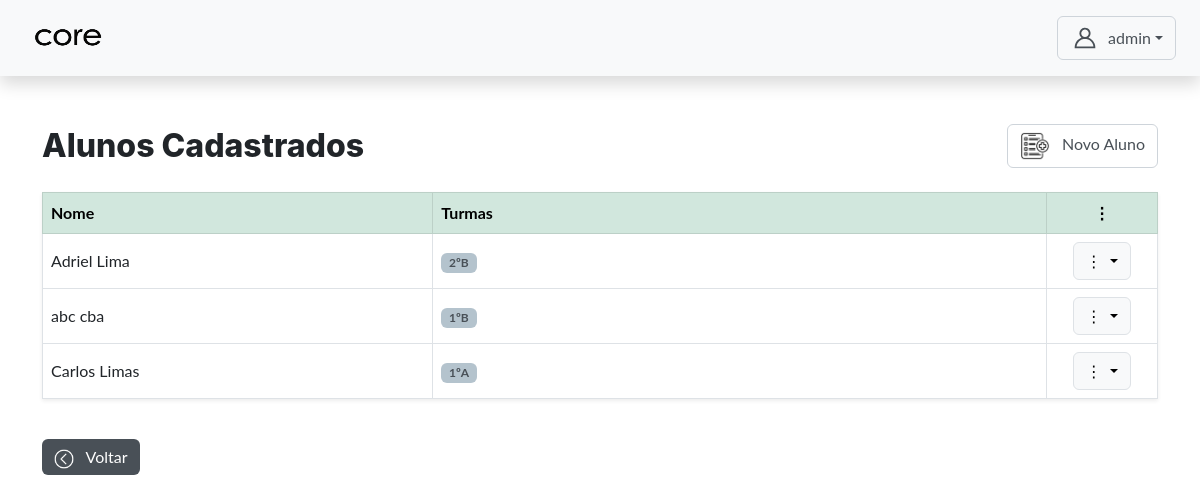
The app's page /autenticacao/admin/aluno_crud/alunos/ (signed in) with its own data.
### core/models.py (models this page shows, shortened)
class CustomUser(AbstractUser):
    TIPO_CHOICES = (
        ('admin', 'Admin'),
        ('professor', 'Professor'),
        ('aluno', 'Aluno'),
    )
    tipo = models.CharField(max_length=10, choices=TIPO_CHOICES, default='admin')
    data_nascimento = models.DateField(null=True, blank=True)
    cpf = models.CharField(max_length=14, unique=True, null=True, blank=True)
    rg = models.CharField(max_length=12, unique=True, null=True, blank=True)
    SEXO_CHOICES = [
    ('M', 'Masculino'),
    ('F', 'Feminino'),
]
    COR_PELE_CHOICES = [
    ('branca', 'Branca'),
    ('preta', 'Preta'),
    ('parda', 'Parda'),
    ('amarela', 'Amarela'),
    ('indigena', 'Indígena'),
]
    sexo = models.CharField(max_length=1, choices=SEXO_CHOICES, null=True, blank=True)
    cor_pele = models.CharField(max_length=20, choices=COR_PELE_CHOICES, null=True, blank=True)
    senha_temporaria = models.BooleanField(default=False)

class AlunoTurma(models.Model):
    aluno = models.ForeignKey(CustomUser, on_delete=models.CASCADE, limit_choices_to={'tipo': 'aluno'})
    turma = models.ForeignKey(Turma, on_delete=models.CASCADE)
    class Meta:
        unique_together = ('aluno', 'turma')

class Turma(models.Model):
    nome = models.CharField(max_length=50, unique=True)

### autenticacao/views.py (the view)
# urls.py: path('admin/aluno_crud/alunos/', views.gerenciar_alunos, name='gerenciar_alunos'),
@login_required
def gerenciar_alunos(request):
    if request.user.tipo != 'admin':
        messages.error(request, "Acesso negado.")
        return redirect('login')
    alunos = CustomUser.objects.filter(
        tipo='aluno').prefetch_related('alunoturma_set__turma')
    return render(request, 'admin/aluno_crud/gerenciar_alunos.html', {
        'alunos': alunos,
    })

### templates/admin/aluno_crud/gerenciar_alunos.html (shortened to what this page needs)
{% extends 'base.html' %}
{% load static %}
  {% block content %}
    <div class="d-flex justify-content-between align-items-center mb-4">
      <h2 class="mb-0">Alunos Cadastrados</h2>
      <a href="{% url 'cadastrar_aluno' %}" class="btn btn-outline-secondary">
        <img src="{%static 'assets/img/cadastrar.png'%}" width='30px' height='30px' class="me-2">
        Novo Aluno
      </a>
    </div>
    <table class="table table-bordered align-middle shadow-sm">
      <thead class="table-success">
        <tr>
          <th class="coluna-nome">Nome</th>
          <th>Turmas</th>
          <th class="text-center">⋮</th>
        </tr>
      </thead>
      <tbody>
        {% for aluno in alunos %}
        <tr>
          <td>{{ aluno.get_full_name }}</td>
          <td>
            {% if aluno.alunoturma_set.all %}
              {% for vinculo in aluno.alunoturma_set.all %}
                <span class="badge bg-primary text-dark">{{ vinculo.turma.nome }}</span>
              {% endfor %}
            {% else %}
              <span class="text-muted">Nenhuma</span>
            {% endif %}
          </td>
          <td class="text-center coluna-acoes">
            <div class="dropdown">
              <button class="btn btn-light border dropdown-toggle" data-bs-toggle="dropdown">
                ⋮
              </button>
            </div>
          </td>
        </tr>
        {% empty %}
        <tr>
          <td colspan="3" class="text-center text-muted">Nenhum aluno cadastrado.</td>
        </tr>
        {% endfor %}
      </tbody>
    </table>
    <a href="{% url 'admin_dashboard' %}" class="btn btn-secondary mt-4">
      <img src="{%static 'assets/img/voltar.png'%}" width='20px' height='20px' class="me-2">
      Voltar
    </a>
  {% endblock content %}

### templates/base.html (shortened to what this page needs)
{% load static %}
<!DOCTYPE html>
<html lang="pt-br">
<head>
  <link href="https://cdn.jsdelivr.net/npm/bootstrap@5.3.6/dist/css/bootstrap.min.css" rel="stylesheet"/>
  <link rel="stylesheet" href="{% static 'css/style.css' %}" />
</head>
<body>
  <nav class="navbar navbar-light bg-light justify-content-between px-4 py-3 shadow">
    <span class="navbar-brand mb-0 h1">
      <img src="{%static 'assets/icon/core3.png'%}" width='100%' height='30px' class="me-2">
    </span>
    <div class="d-flex align-items-center">
      <div class="dropdown">
        <button class="btn btn-outline-secondary dropdown-toggle d-flex align-items-center" type="button" data-bs-toggle="dropdown">
        <span>{{ request.user.first_name }}</span>
      </button>
    </div>
  </div>
</nav>
  <main class="container py-5">
    {% block content %}
    {% endblock content %}
  </main>
</body>
</html>

### templates/admin/aluno_crud/gerenciar_alunos.html (style rules this page uses)
:root { --bs-primary-rgb: 180, 195, 205; --bs-dark-rgb: 73, 80, 87; --bs-danger-rgb: 188, 208, 199; --bs-warning-rgb: 220, 53, 69; }
.text-dark { --bs-text-opacity: 1; color: rgba(var(--bs-dark-rgb), var(--bs-text-opacity)) !important; }
.btn-outline-secondary { --bs-btn-color: #495057; --bs-btn-border-color: #ced4da; --bs-btn-hover-color: #fff; --bs-btn-hover-bg: #495057; --bs-btn-hover-border-color: #495057; --bs-btn-focus-shadow-rgb: 206, 212, 218; --bs-btn-active-color: #fff; --bs-btn-active-bg: #495057; --bs-btn-active-border-color: #495057; --bs-btn-active-shadow: inset 0 3px 5px rgba(0, 0, 0, 0.125); --bs-btn-disabled-color: #495057; --bs-btn-disabled-bg: transparent; --bs-btn-disabled-border-color: #495057; --bs-gradient: none; }
.btn-secondary { --bs-btn-color: #fff; --bs-btn-bg: #495057; --bs-btn-border-color: #ff6495057a00; --bs-btn-hover-color: #fff; --bs-btn-hover-bg: #495057; --bs-btn-hover-border-color: #495057; --bs-btn-focus-shadow-rgb: 206, 212, 218; --bs-btn-active-color: #fff; --bs-btn-active-bg: #495057; --bs-btn-active-border-color: #495057; --bs-btn-active-shadow: inset 0 3px 5px rgba(0, 0, 0, 0.125); --bs-btn-disabled-color: #fff; --bs-btn-disabled-bg: #495057; --bs-btn-disabled-border-color: #495057; }
.bg-primary { --bs-bg-opacity: 1; background-color: rgba(var(--bs-primary-rgb), var(--bs-bg-opacity)) !important; }
.coluna-nome { width: 35%; }
.coluna-acoes { width: 10%; }
.btn-secondary img { filter: brightness(0) invert(1); }

### records on screen
CustomUser: user.first_name "admin"
CustomUser: get_full_name "Adriel Lima"
AlunoTurma: turma.nome "2ºB"
CustomUser: get_full_name "abc cba"
AlunoTurma: turma.nome "1ºB"
CustomUser: get_full_name "Carlos Limas"
AlunoTurma: turma.nome "1ºA"
